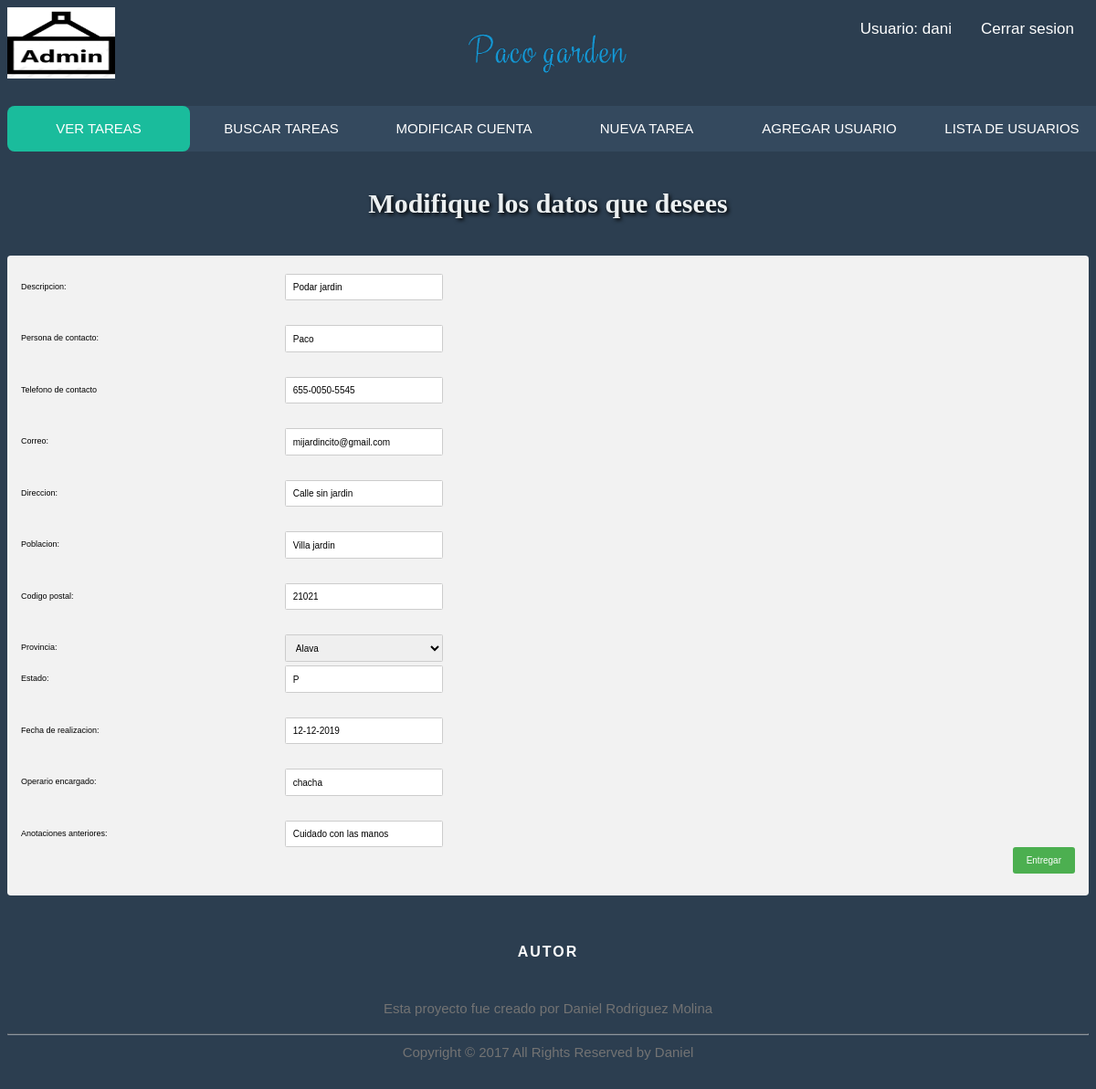
Screenshot of /controlador/controladorEditar.php?id=63 (signed in) with the database file from the repository.
### tables this page shows
CREATE TABLE `tareas` (
  `Id` int(11) NOT NULL AUTO_INCREMENT,
  `Descripcion` varchar(255) DEFAULT NULL,
  `Persona_de_contacto` varchar(255) DEFAULT NULL,
  `Telefono` varchar(255) DEFAULT NULL,
  `Correo` varchar(255) DEFAULT '',
  `Direccion` varchar(255) DEFAULT NULL,
  `Poblacion` varchar(255) DEFAULT NULL,
  `Codigo_Postal` varchar(255) DEFAULT NULL,
  `Provincia` varchar(255) DEFAULT NULL,
  `Estado` varchar(1) DEFAULT NULL,
  `Fecha_de_creacion` varchar(255) DEFAULT NULL,
  `Operario_encargado` varchar(255) DEFAULT NULL,
  `Fecha_de_realizacion` varchar(255) DEFAULT NULL,
  `Anotaciones_anteriores` varchar(255) DEFAULT NULL,
  `Anotaciones_posteriores` varchar(255) DEFAULT NULL,
  PRIMARY KEY (`Id`)
);

### modelo/db_pdo.php (called while the page is built, shortened)
<?php
class DBConnector2 {
    private static $dns = "mysql:host=localhost;dbname=test;charset=utf8";
    private static $user = "root";
    private static $pass = "";
    private static $instance;
    public function __construct ()
    {
       $this->db = new PDO(self::$dns,self::$user,self::$pass);
    }
    public static function getInstance()
    {
        if(!isset(self::$instance))
        {
            self::$instance=new $object;
        }
        return self::$instance;
    }
}

### modelo/consultas.php (called while the page is built, shortened)
<?php
class consultas {
        function insertarProvinciasTest() {
       $cc = DBConnector2::getInstance();
        $sql = "SELECT * from provincias group by cod";
        $result = $cc->db->prepare($sql);
        $result->execute() or die(print_r($result->errorInfo()));
        return ($result);
    }
    function sacarDatos($id) {
        $cc = DBConnector2::getInstance();
        $sql = "SELECT * FROM tareas WHERE Id = :id ";
        $result = $cc->db->prepare($sql);
        $params = array("id" => $id);
        $result->execute($params) or die(print_r($result->errorInfo()));
        return ($result);
    }
}

### vista/editar.php (the view, shortened to what this page needs)
<html>
    <head>
        <?php include '../plantilla/headerVer.php'; ?>
    </head>
    <body>
        <h1>Modifique los datos que desees</h1>
        <?php
        foreach ($rs as $reg) {
            ?>
            <div class="form">
                <form action="" method="POST">
                    <div class="row">
                        <div class="col-25">
                            <label>Descripcion:</label>
                        </div>
                        <div class="col-75">
                            <input type="text" name="descripcion" value="<?= $reg["Descripcion"] ?>">
                        </div>
                        <div class="col-75">
                            <span id="errdescripcion"></span>
                        </div>
                    </div>
                    <div class="row">
                        <div class="col-25">
                            <label>Persona de contacto:</label>
                        </div>
                        <div class="col-75">
                            <input type="text" name="contacto" value="<?= $reg["Persona_de_contacto"] ?>">
                        </div>
                        <div class="col-75">
                            <span id="errcontacto"></span>
                        </div>
                    </div>
                    <div class="row">
                        <div class="col-25">
                            <label>Telefono de contacto</label>
                        </div>
                        <div class="col-75">
                            <input type="text" name="telef" value="<?= $reg["Telefono"] ?>">
                        </div>
                        <div class="col-75">
                            <span id="errtelef"></span>
                        </div>
                    </div>
                    <div class="row">
                        <div class="col-25">
                            <label>Correo:</label>
                        </div>
                        <div class="col-75">
                            <input type="text" name="email" value="<?= $reg["Correo"] ?>">
                        </div>
                        <div class="col-75">
                            <span id="erremail"></span>
                        </div>
                    </div>
                    <div class="row">
                        <div class="col-25">
                            <label>Direccion:</label>
                        </div>
                        <div class="col-75">
                            <input type="text" name="Direccion" value="<?= $reg["Direccion"] ?>">
                        </div>
                        <div class="col-75">
                            <span id="errDireccion"></span>
                        </div>
                    </div>
                    <div class="row">
                        <div class="col-25">
                            <label>Poblacion:</label>
                        </div>
                        <div class="col-75">
                            <input type="text" name="poblacion" value="<?= $reg["Poblacion"] ?>">
                        </div>
                        <div class="col-75">
                            <span id="errpoblacion"></span>
                        </div>
                    </div>
                    <div class="row">
                        <div class="col-25" >
                            <label >Codigo postal:</label>
                        </div>
                        <div class="col-75">
                            <input type="text" name="codigo_postal" value="<?= $reg["Codigo_Postal"] ?>">
                        </div>
                        <div class="col-75">
                            <span id="errcodigo_postal"></span>
                        </div>
                    </div>
                    <div class="row">
                        <div class="col-25">
                            <label >Provincia:</label>
                        </div>
                        <div class="col-75">
                    <select id="provincia[]" name="provincia">
                        <?php
                            foreach($provincias as $reg2) {
                                    ?>
                                    <option value="<?= $reg2["cod"] ?>"><?= $reg2["nombre"] ?></option>
                                    <?php
                                }
                        ?>
                    </select>
                        </div>
                    </div>
                    <div class="row">
                        <div class="col-25">
                            <label >Estado:</label>
                        </div>
                        <div class="col-75">
                            <input type="text" name="estado" value="<?= $reg["Estado"] ?>">
                        </div>
                        <div class="col-75">
                            <span id="errestado"></span>
                        </div>
                    </div>
                    <div class="row">
                        <div  class="col-25">
                            <label>Fecha de realizacion:</label>
                        </div>
                        <div class="col-75">
                            <input type="text" name="fecha_realizacion" value="<?= $reg["Fecha_de_realizacion"] ?>">
                        </div>
                        <div class="col-75">
                            <span id="errfecha_realizacion"></span>
                        </div>
                    </div>
                    <div class="row">
                        <div  class="col-25">
                            <label>Operario encargado:</label>
                        </div>
                        <div class="col-75">
                            <input type="text" name="encargado" value="<?= $reg["Operario_encargado"] ?>">
                        </div>
                        <div class="col-75">
                            <span id="errencargado"></span>
                        </div>
                    </div>
                    <div class="row">
                        <div  class="col-25">
                            <label>Anotaciones anteriores:</label>
                        </div>
                        <div class="col-75">
                            <input type="text" name="anotaciones" value="<?= $reg["Anotaciones_anteriores"] ?>">
                        </div>
                    </div>
                    <div class="row">
                        <input  type="submit" name="confirmar" value="Entregar">
                    </div>
                </form>
            </div>
            <?php
        }
        ?>
     <?php include '../plantilla/footer.php'; ?>
    </body>
</html>

### Assets/css/menu5.css (style rules this page uses)
body { font-size: 12px; font-family: sans-serif; background: #2c3e50; }
h1 { text-align: center; margin: 40px 0 40px; text-align: center; font-size: 30px; color: #ecf0f1; text-shadow: 2px 2px 4px #000000; font-family: 'Cherry Swash', cursive; }
span { color: #2BD6B4; }
.form { border-radius: 5px; background-color: #f2f2f2; padding: 20px; }
.form input[type=text], select, date { width: 20%; padding: 11px; border: 1px solid #ccc; border-radius: 2px; resize: vertical; }
.form label, span { padding: 12px 12px 12px 0; display: inline-block; }
.form input[type=submit] { background-color: #4CAF50; color: white; padding: 12px 20px; border: none; border-radius: 4px; cursor: pointer; float: right; }
.form .col-25 { float: left; width: 25%; margin-top: 6px; }
.form .col-75 { float: left; width: 75%; margin-top: 6px; }
.form .row:after { content: ""; display: table; clear: both; }

### vista/editar.php (style rules this page uses)
.form { zoom: 75%; }

### rows the page displays
tareas: descripcion "Podar jardin", contacto "Paco", telef "655-0050-5545", email "mijardincito@gmail.com", Direccion "Calle sin jardin", poblacion "Villa jardin", codigo_postal "21021", estado "P", fecha_realizacion "12-12-2019", encargado "chacha", anotaciones "Cuidado con las manos"

### other values shown
$_SESSION["usuario"] "dani"
form field provincia "Alava"
